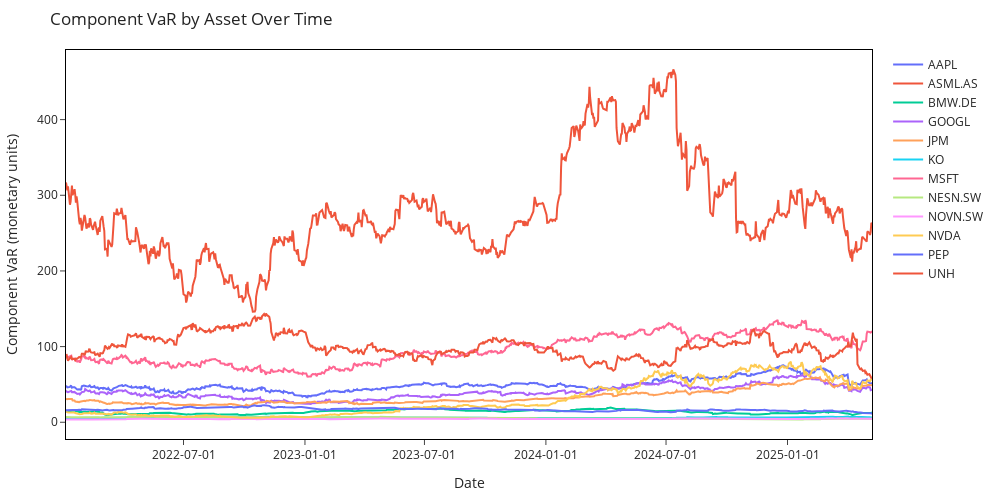

Source (notebook cell):
### Code cell
pl.plot_risk_contribution_lines(component_df, interactive=False)

### Figure 1 — Plotly figure (JSON) as saved in the notebook; plotly's stock layout.template omitted (floating-point values rounded to 4 significant figures; data arrays with more than 128 entries replaced by an {"elided": "..."} marker saying what was removed)
{"data": [{"hovertemplate": "Date: %{x}<br>AAPL CVaR = %{y:.2f}<extra></extra>", "line": {"color": "#636EFA"}, "mode": "lines", "name": "AAPL", "type": "scatter", "x": {"elided": "865 str values"}, "y": {"elided": "865 float values"}}, {"hovertemplate": "Date: %{x}<br>ASML.AS CVaR = %{y:.2f}<extra></extra>", "line": {"color": "#EF553B"}, "mode": "lines", "name": "ASML.AS", "type": "scatter", "x": {"elided": "865 str values"}, "y": {"elided": "865 float values"}}, {"hovertemplate": "Date: %{x}<br>BMW.DE CVaR = %{y:.2f}<extra></extra>", "line": {"color": "#00CC96"}, "mode": "lines", "name": "BMW.DE", "type": "scatter", "x": {"elided": "865 str values"}, "y": {"elided": "865 float values"}}, {"hovertemplate": "Date: %{x}<br>GOOGL CVaR = %{y:.2f}<extra></extra>", "line": {"color": "#AB63FA"}, "mode": "lines", "name": "GOOGL", "type": "scatter", "x": {"elided": "865 str values"}, "y": {"elided": "865 float values"}}, {"hovertemplate": "Date: %{x}<br>JPM CVaR = %{y:.2f}<extra></extra>", "line": {"color": "#FFA15A"}, "mode": "lines", "name": "JPM", "type": "scatter", "x": {"elided": "865 str values"}, "y": {"elided": "865 float values"}}, {"hovertemplate": "Date: %{x}<br>KO CVaR = %{y:.2f}<extra></extra>", "line": {"color": "#19D3F3"}, "mode": "lines", "name": "KO", "type": "scatter", "x": {"elided": "865 str values"}, "y": {"elided": "865 float values"}}, {"hovertemplate": "Date: %{x}<br>MSFT CVaR = %{y:.2f}<extra></extra>", "line": {"color": "#FF6692"}, "mode": "lines", "name": "MSFT", "type": "scatter", "x": {"elided": "865 str values"}, "y": {"elided": "865 float values"}}, {"hovertemplate": "Date: %{x}<br>NESN.SW CVaR = %{y:.2f}<extra></extra>", "line": {"color": "#B6E880"}, "mode": "lines", "name": "NESN.SW", "type": "scatter", "x": {"elided": "865 str values"}, "y": {"elided": "865 float values"}}, {"hovertemplate": "Date: %{x}<br>NOVN.SW CVaR = %{y:.2f}<extra></extra>", "line": {"color": "#FF97FF"}, "mode": "lines", "name": "NOVN.SW", "type": "scatter", "x": {"elided": "865 str values"}, "y": {"elided": "865 float values"}}, {"hovertemplate": "Date: %{x}<br>NVDA CVaR = %{y:.2f}<extra></extra>", "line": {"color": "#FECB52"}, "mode": "lines", "name": "NVDA", "type": "scatter", "x": {"elided": "865 str values"}, "y": {"elided": "865 float values"}}, {"hovertemplate": "Date: %{x}<br>PEP CVaR = %{y:.2f}<extra></extra>", "line": {"color": "#636EFA"}, "mode": "lines", "name": "PEP", "type": "scatter", "x": {"elided": "865 str values"}, "y": {"elided": "865 float values"}}, {"hovertemplate": "Date: %{x}<br>UNH CVaR = %{y:.2f}<extra></extra>", "line": {"color": "#EF553B"}, "mode": "lines", "name": "UNH", "type": "scatter", "x": {"elided": "865 str values"}, "y": {"elided": "865 float values"}}], "layout": {"height": 500, "hovermode": "x unified", "margin": {"b": 50, "l": 60, "r": 60, "t": 50}, "paper_bgcolor": "white", "plot_bgcolor": "white", "title": {"text": "Component VaR by Asset Over Time"}, "width": 1000, "xaxis": {"linecolor": "black", "linewidth": 1, "mirror": true, "showline": true, "tickformat": "%Y-%m-%d", "title": {"text": "Date"}}, "yaxis": {"linecolor": "black", "linewidth": 1, "mirror": true, "showline": true, "title": {"text": "Component VaR (monetary units)"}}}}
